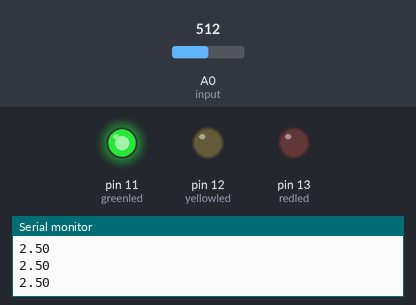
A sketch run on a simulated Arduino Uno, built with avr-gcc and run on an emulated ATmega328P. Shown: output pins drawn as LEDs (lit = HIGH), the last lines printed to the serial monitor. The test bench sets the inputs (shaded band); at power-on: A0 (input) = 512.

Above: at 1.2 s.
1.3 s: A0 (input) set to 605
2.8 s: A0 (input) set to 632
At 3.9 s:
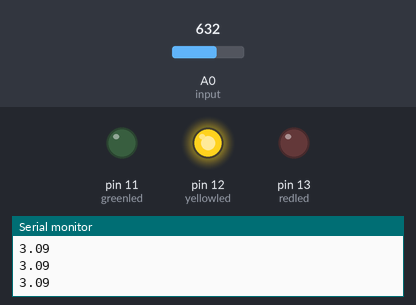
4.3 s: A0 (input) set to 808
5.8 s: A0 (input) set to 834
At 6.3 s:
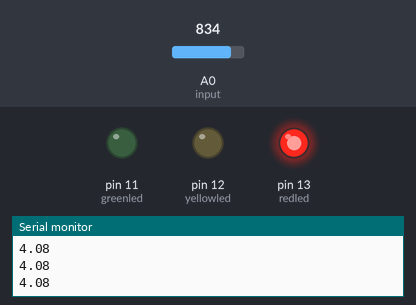
7.3 s: A0 (input) set to 716
At 8.5 s:
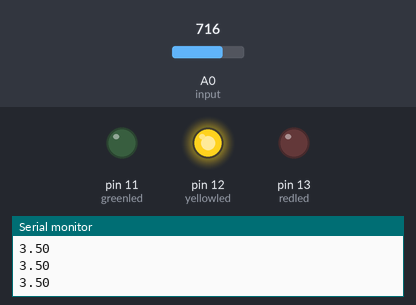
8.8 s: A0 (input) set to 900
At 9.6 s:
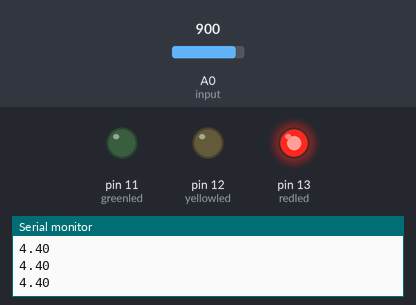
Timing chart, 0 to 11.3 s (numbered marks = the images above; inputs shaded):
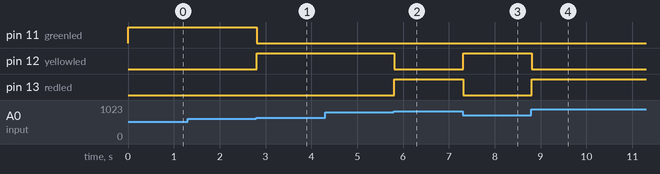

The sketch:

Voltage_Controlled_Light.ino
```cpp
//Depending upon different voltage range different LED's glow.
//Practical similar uses are various meters which uses LED signaling for different analog or digital data

int input=A0;                                                    //Input terminal from sensor or potentiometer
int redled=13;                                                   // red led for high voltage(>4V)
int yellowled=12;                                                // yellow led for medium voltage
int greenled=11;                                                 //green led for low voltage
int readval;                                                     //analog input value from sensor or potentiometer
float V;                                                         //V is for voltage value
void setup() {
  // put your setup code here, to run once:
Serial.begin(9600);
pinMode(input,INPUT);
pinMode(redled,OUTPUT);
pinMode(yellowled,OUTPUT);
pinMode(greenled,OUTPUT);
}

void loop() {
  // put your main code here, to run repeatedly:
readval=analogRead(input);
V=readval*(5.0/1023.0);                                        // for conversion
Serial.println(V);
if(V<=3.0)                                                     //green led glows if voltage is less than 3v
{
  digitalWrite(greenled,HIGH);
  digitalWrite(redled,LOW);
  digitalWrite(yellowled,LOW);
}
if(V>3.0 && V<=4.0)                                            //yellow led glows if voltage is between 3 and 4 V
{
  digitalWrite(yellowled,HIGH);
  digitalWrite(redled,LOW);
  digitalWrite(greenled,LOW);
}
if(V>4.0)                                                     //red led glows if voltage is higher than 4v
{
  digitalWrite(redled,HIGH);
  digitalWrite(yellowled,LOW);
  digitalWrite(greenled,LOW);
}
}
```

Measured:
- the behaviour switches between 613 and 614 on A0 (input) (found by bisection; images 0 and 1)
- the behaviour switches between 818 and 819 on A0 (input) (found by bisection; images 1 and 2)
- after the input at 2.8 s, pin 11 (greenled): HIGH → LOW at once; pin 12 (yellowled): LOW → HIGH at once
- after the input at 5.8 s, pin 12 (yellowled): HIGH → LOW at once; pin 13 (redled): LOW → HIGH at once
- after the input at 7.3 s, pin 12 (yellowled): LOW → HIGH at once; pin 13 (redled): HIGH → LOW at once
- after the input at 8.8 s, pin 12 (yellowled): HIGH → LOW at once; pin 13 (redled): LOW → HIGH at once
